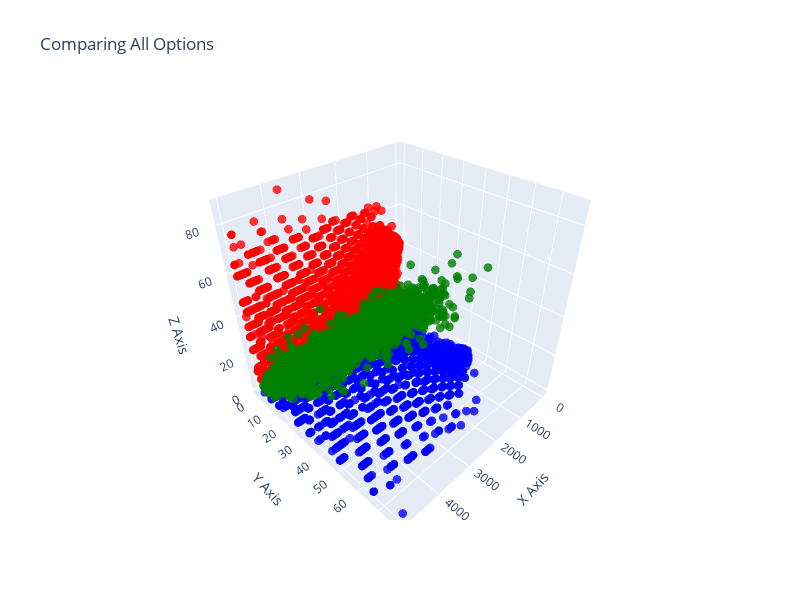

The cell this chart's notebook holds for it:
### Code cell
graphing.graph_options(5000, [m3a1_option, m3a3_option, probability_option],  point_builder, ['red', 'blue', 'green'], title='Comparing All Options')

### Figure 1 — Plotly figure (JSON) as saved in the notebook; plotly's stock layout.template omitted (floating-point values rounded to 4 significant figures; data arrays with more than 128 entries replaced by an {"elided": "..."} marker saying what was removed)
{"data": [{"hoverinfo": "text", "marker": {"color": {"elided": "14995 str values"}, "opacity": 0.8, "size": 3}, "mode": "markers", "text": {"elided": "14995 str values"}, "type": "scatter3d", "x": {"elided": "14995 int values"}, "y": {"elided": "14995 int values"}, "z": {"elided": "14995 int values"}}], "layout": {"height": 600, "scene": {"xaxis": {"title": {"text": "X Axis"}}, "yaxis": {"title": {"text": "Y Axis"}}, "zaxis": {"title": {"text": "Z Axis"}}}, "title": {"text": "Comparing All Options"}, "width": 800}}
